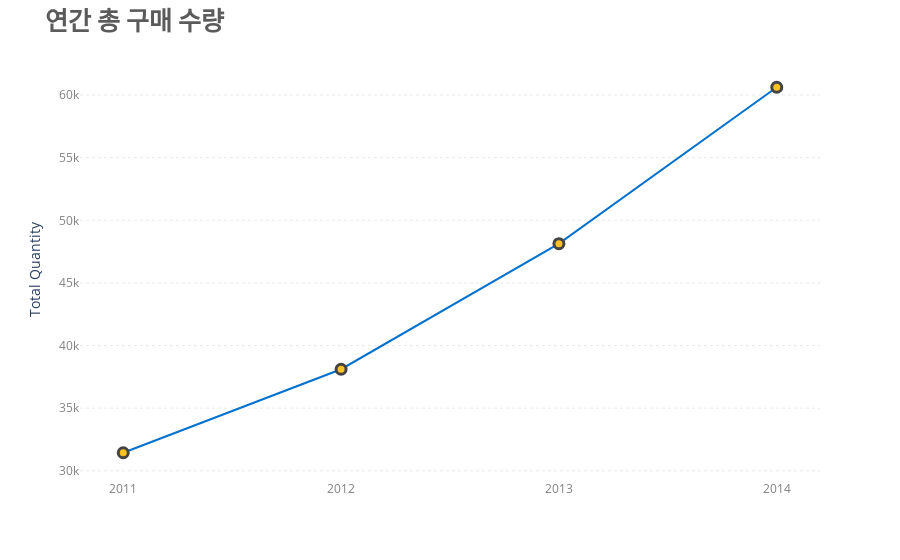

The notebook cell saved with this chart:
### Code cell
quantity_per_year = df.groupby('Year')['Quantity'].sum().reset_index()

def Display_quantity_each_year():

    fig4 = px.line(quantity_per_year, x='Year', y='Quantity', color_discrete_sequence=["#0071CE"])

    scatter_trace = go.Scatter(
        x=quantity_per_year['Year'],
        y=quantity_per_year['Quantity'],
        mode='markers',
        marker=dict(size=10, color="#FFC220"),
        name='Markers',
        showlegend=False
    )

    fig4.add_trace(scatter_trace)
    fig4.update_traces(marker_line_width=3)  

    fig4.update_xaxes(
        tickmode='linear',  
        dtick=1,  
        tickformat="%Y",  
        tickfont=dict(color='gray')  
    )

    fig4.update_layout(
        title_text = "<b>연간 총 구매 수량</b>", 
        title_font_size = 25,
        title_font_family = "Liberation Serif",
        title_font_color="#5b5b5b",
        xaxis_title = '', 
        yaxis_title = 'Total Quantity', 
        plot_bgcolor='white', 
    )

    fig4.update_yaxes(
        showgrid=True, gridwidth=0.5, gridcolor='lightgray',
        griddash='dot', tickfont=dict(color='gray')
    )

    fig4.show()

Display_quantity_each_year()

### Figure 1 — Plotly figure (JSON) as saved in the notebook; plotly's stock layout.template omitted (floating-point values rounded to 4 significant figures)
{"data": [{"hovertemplate": "Year=%{x}<br>Quantity=%{y}<extra></extra>", "legendgroup": "", "line": {"color": "#0071CE", "dash": "solid"}, "marker": {"line": {"width": 3}, "symbol": "circle"}, "mode": "lines", "name": "", "orientation": "v", "showlegend": false, "type": "scatter", "x": [2011, 2012, 2013, 2014], "xaxis": "x", "y": [31443, 38111, 48136, 60622], "yaxis": "y"}, {"marker": {"color": "#FFC220", "line": {"width": 3}, "size": 10}, "mode": "markers", "name": "Markers", "showlegend": false, "type": "scatter", "x": [2011, 2012, 2013, 2014], "y": [31443, 38111, 48136, 60622]}], "layout": {"legend": {"tracegroupgap": 0}, "margin": {"t": 60}, "plot_bgcolor": "white", "title": {"font": {"color": "#5b5b5b", "family": "Liberation Serif", "size": 25}, "text": "<b>연간 총 구매 수량</b>"}, "xaxis": {"anchor": "y", "domain": [0, 1], "dtick": 1, "tickfont": {"color": "gray"}, "tickformat": "%Y", "tickmode": "linear", "title": {"text": ""}}, "yaxis": {"anchor": "x", "domain": [0, 1], "gridcolor": "lightgray", "griddash": "dot", "gridwidth": 0.5, "showgrid": true, "tickfont": {"color": "gray"}, "title": {"text": "Total Quantity"}}}}
